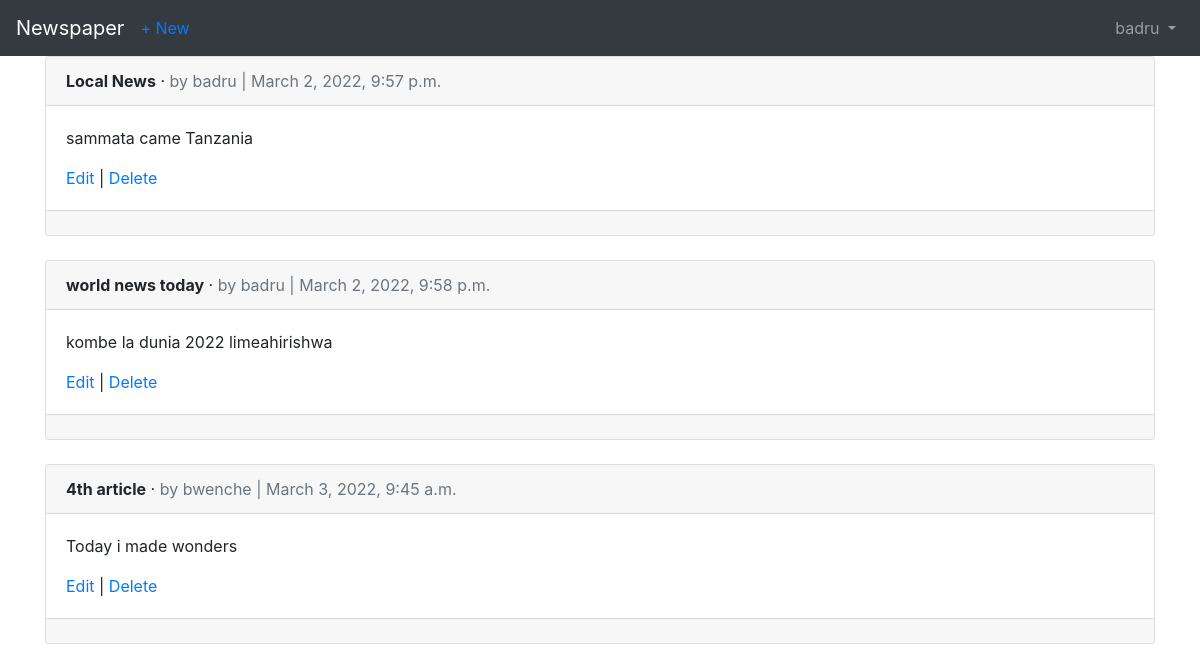
Before: /articles/ (signed in) with the older database file.
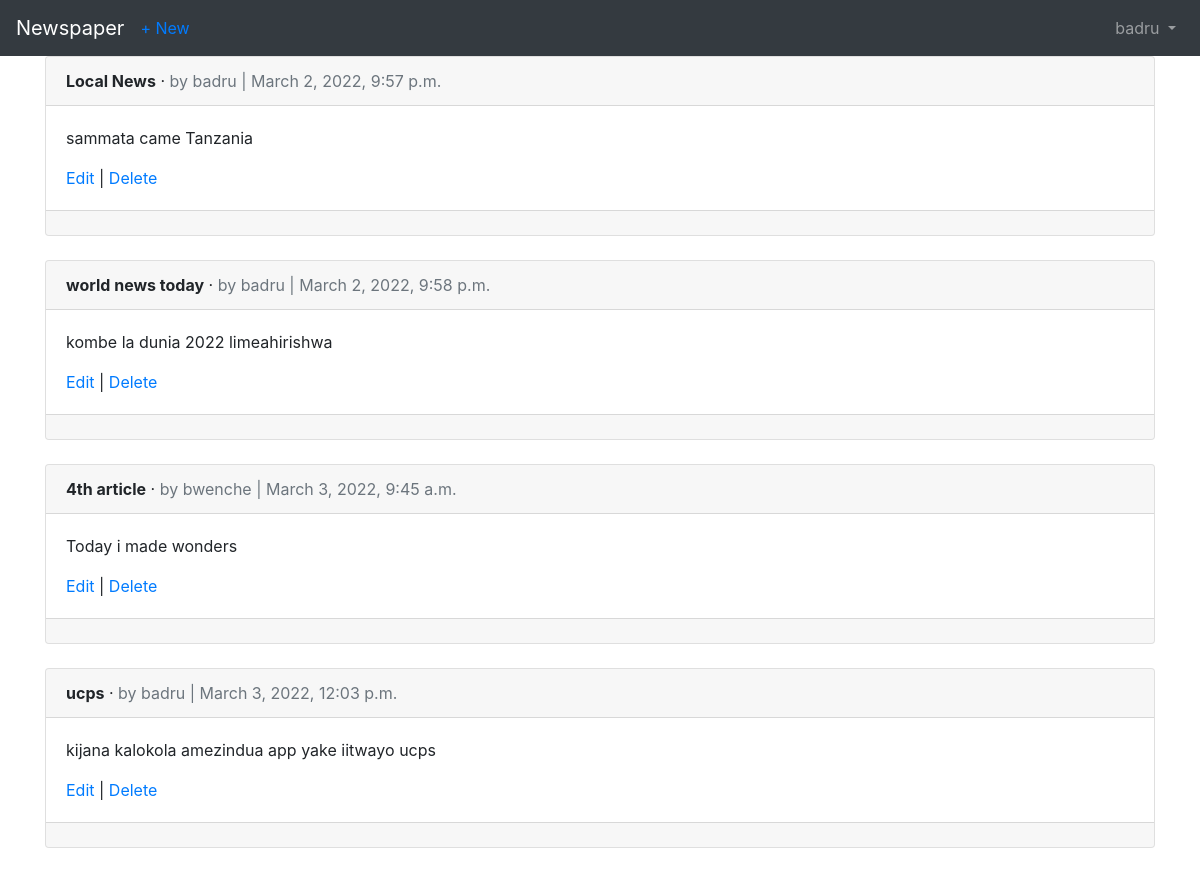
After: the same page with the newer database file.
### articles/models.py (models this page shows, shortened)
class Article(models.Model):
    title = models.CharField(max_length=255)
    body = models.TextField()
    date = models.DateTimeField(auto_now_add=True)
    author = models.ForeignKey(
        get_user_model(),
        on_delete=models.CASCADE,
    )

### users/models.py (models this page shows)
class CustomUser(AbstractUser):
    age = models.PositiveIntegerField(null=True, blank=True)

### articles/views.py (the view)
# urls.py: path('', ArticleListView.as_view(), name='article_list'),
class ArticleListView(LoginRequiredMixin,ListView):
    model = Article
    template_name = 'article_list.html'
    login_url = 'login'

### templates/article_list.html (shortened to what this page needs)
{% extends 'base.html' %}
    {% block content %}
        {% for article in object_list %}
            <div class="card">
                <div class="card-header">
                    <span class="font-weight-bold">{{ article.title }}</span> &middot;
                    <span class="text-muted">by {{ article.author }} |
                    {{ article.date }}</span>
                </div>
                <div class="card-body">
                    <p>{{ article.body }}</p>
                    <a href="{% url 'article_edit' article.pk %}">Edit</a> |
                    <a href="{% url 'article_delete' article.pk %}">Delete</a>
                </div>
                <div class="card-footer ">
                </div>
            </div>
            <br />
        {% endfor %}
    {% endblock content %}

Changed rows visible on the page:
added Article: title "ucps", author "badru", date "March 3, 2022, 12:03 p.m.", body "kijana kalokola amezindua app yake iitwayo ucps"
